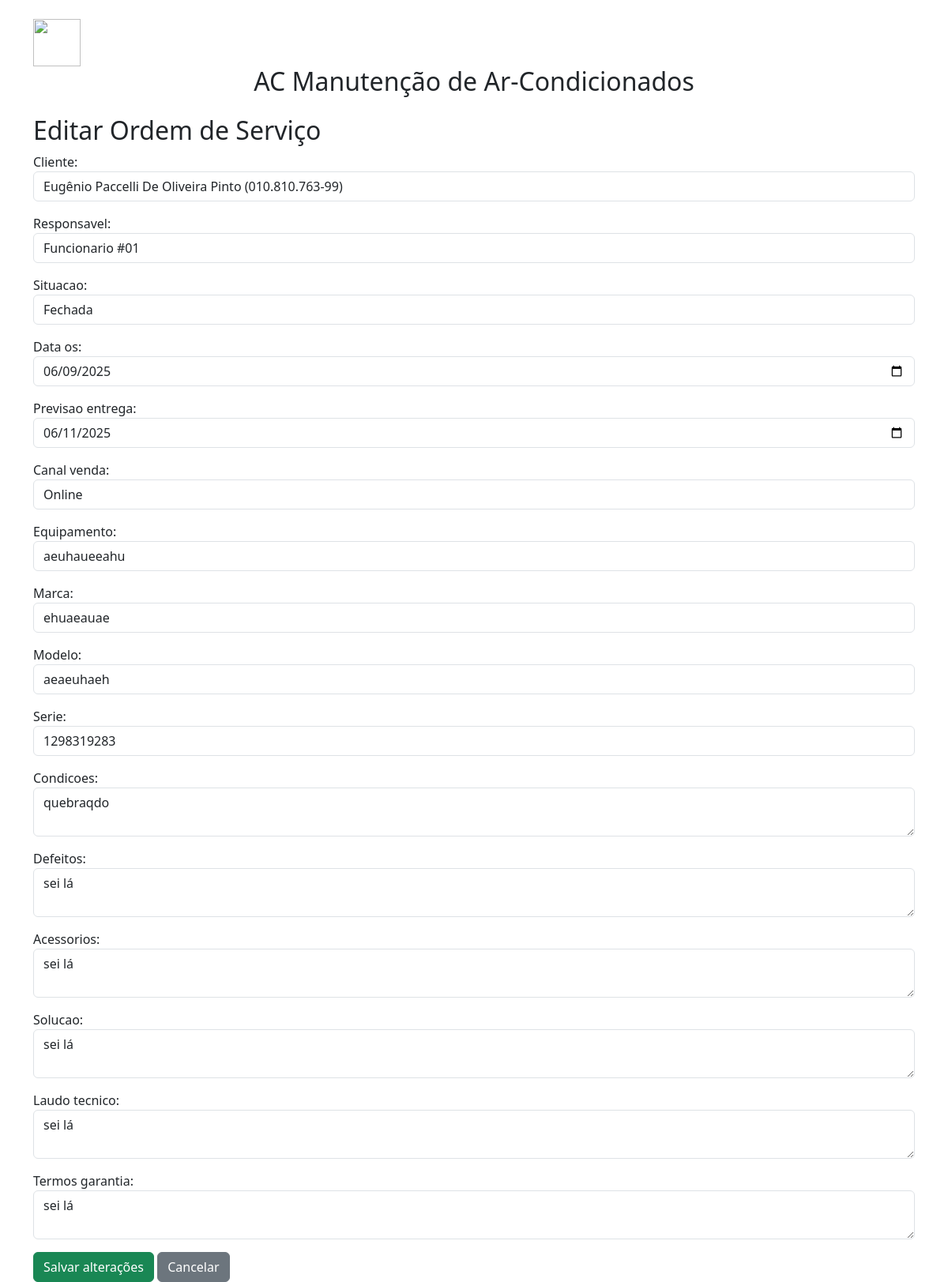
Screenshot of /editar/1/ with the database file from the repository.
### ordem_servico/models.py (models this page shows, shortened)
class OrdemServico(models.Model):
    cliente = models.ForeignKey(Cliente, on_delete=models.PROTECT)
    responsavel = models.ForeignKey(Funcionario, on_delete=models.PROTECT)
    situacao = models.CharField(
        max_length=10,
        choices=Situacao.choices,
        default=Situacao.ABERTA
    )
    data_os = models.DateField()
    previsao_entrega = models.DateField()
    canal_venda = models.CharField(
        max_length=10,
        choices=CanalVenda.choices,
        default=CanalVenda.PRESENCIAL
    )
    equipamento = models.CharField(max_length=100)
    marca = models.CharField(max_length=50, blank=True)
    modelo = models.CharField(max_length=50, blank=True)
    serie = models.CharField(max_length=50, blank=True)
    condicoes = models.TextField(blank=True)
    defeitos = models.TextField(blank=True)
    acessorios = models.TextField(blank=True)
    solucao = models.TextField(blank=True)
    laudo_tecnico = models.TextField(blank=True)
    termos_garantia = models.TextField(blank=True)

### ordem_servico/views.py (the view)
# urls.py: path('editar/<int:ordem_id>/', views.editar_ordem, name='editar_ordem'),
def editar_ordem(request, ordem_id):
    ordem = get_object_or_404(OrdemServico, pk=ordem_id)
    if request.method == 'POST':
        form = OrdemServicoForm(request.POST, instance=ordem)
        if form.is_valid():
            os = form.save(commit=False)
            os.atualizado_por = request.user
            os.save()
            return redirect('detalhar_ordem', ordem_id=ordem.id)
    else:
        form = OrdemServicoForm(instance=ordem)
    return render(request, 'ordem_servico/editar_ordem.html', {'form': form})

### ordem_servico/forms.py (called while the page is built)
    def label_from_instance(self, obj):
        return f"{obj.nome} ({obj.cpf})"

### ordem_servico/models.py (called while the page is built)
    def __str__(self):
        return self.nome

### ordem_servico/templates/ordem_servico/editar_ordem.html (shortened to what this page needs)
{% extends 'ordem_servico/base.html' %}
{% block content %}
<h2>Editar Ordem de Serviço</h2>
<form method="post">
    {{ form.as_p }}
    <button type="submit" class="btn btn-success">Salvar alterações</button>
    <a href="{% url 'lista_ordens' %}" class="btn btn-secondary">Cancelar</a>
</form>
{% endblock %}

### rows the page displays
OrdemServico: cliente "Eugênio Paccelli De Oliveira Pinto (010.810.763-99)", responsavel "Funcionario #01", situacao "Fechada", data_os "06/09/2025", previsao_entrega "06/11/2025", canal_venda "Online", equipamento "aeuhaueeahu", marca "ehuaeauae", modelo "aeaeuhaeh", serie "1298319283", condicoes "quebraqdo", defeitos "sei lá", acessorios "sei lá", solucao "sei lá", laudo_tecnico "sei lá", termos_garantia "sei lá"
